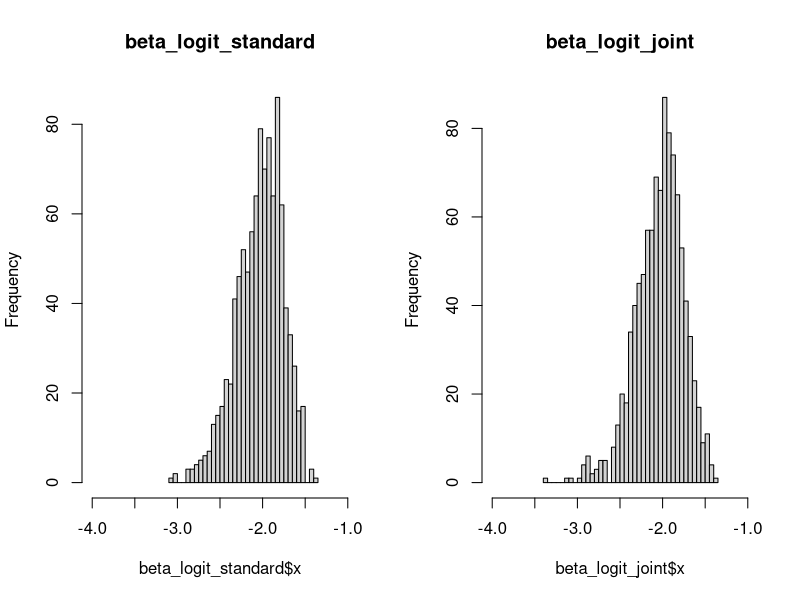

Write R code to recreate this figure.
beta_logit_standard=read.csv("beta_logit_standard_mc.csv",header=TRUE)
beta_logit_joint=read.csv("beta_logit_joint_mc.csv",header=TRUE)

#########################################################################
par(mfrow=c(1,2))
hist(beta_logit_standard$x,breaks = 60, main="beta_logit_standard",xlim = range(c(-4,-1)))
hist(beta_logit_joint$x,breaks = 60, main="beta_logit_joint",xlim = range(c(-4,-1)))

#boxplot(beta_logit$x, main="beta_logit")

#stats_logit <- boxplot.stats(beta_logit$x, coef = 1.5)$stats